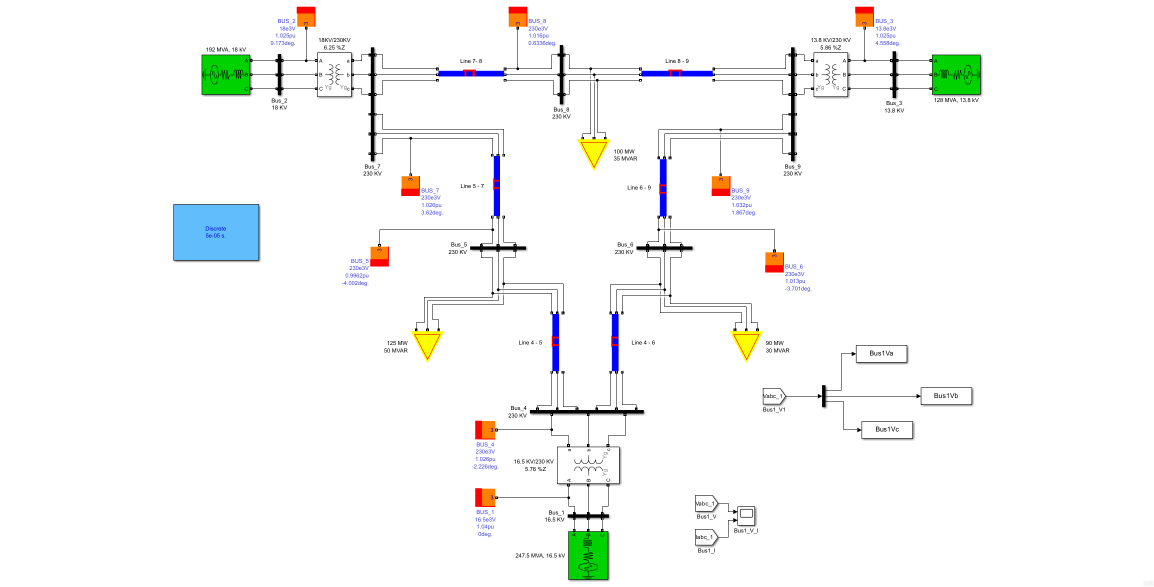
#> input picture src/easy_uiauto/resources/IEEE9.png, 2308 x 1173 px (shown at 1/2 size)
$ python -i visual_segmentation.py   (imports and definitions only)
#> lines starting #> are read from the running program, lines starting #| are printed output that depends on the picture; after the words box and inside, x2 and y2 are one past the last pixel; in counts of white or black regions, pixels touching at a corner belong together
#> further down, picture is the input picture: PIL image 2308x1173 RGB; mean R, G, B 247.1, 248.4, 247.3
"""Fast class-agnostic rectangle detection inside one screen region."""

from __future__ import annotations

import time
from collections import defaultdict
from heapq import heappop, heappush
from pathlib import Path
from tempfile import gettempdir
from uuid import uuid4


# [117 lines left out: functions normalize_screen_rect, capture_rect, _iou, _contains, _candidate, _contour_candidates, not called in this run]


def _candidate_masks(image):
    """Build complementary masks for borders, filled regions, and grouped text strokes."""
    try:
        import cv2
        import numpy
    except ModuleNotFoundError as error:
        raise RuntimeError(
            'Visual rectangle detection requires pip install "easy-uiauto[mcp,vision]"'
        ) from error

    rgb = numpy.array(image.convert("RGB"))
    gray = cv2.cvtColor(rgb, cv2.COLOR_RGB2GRAY)
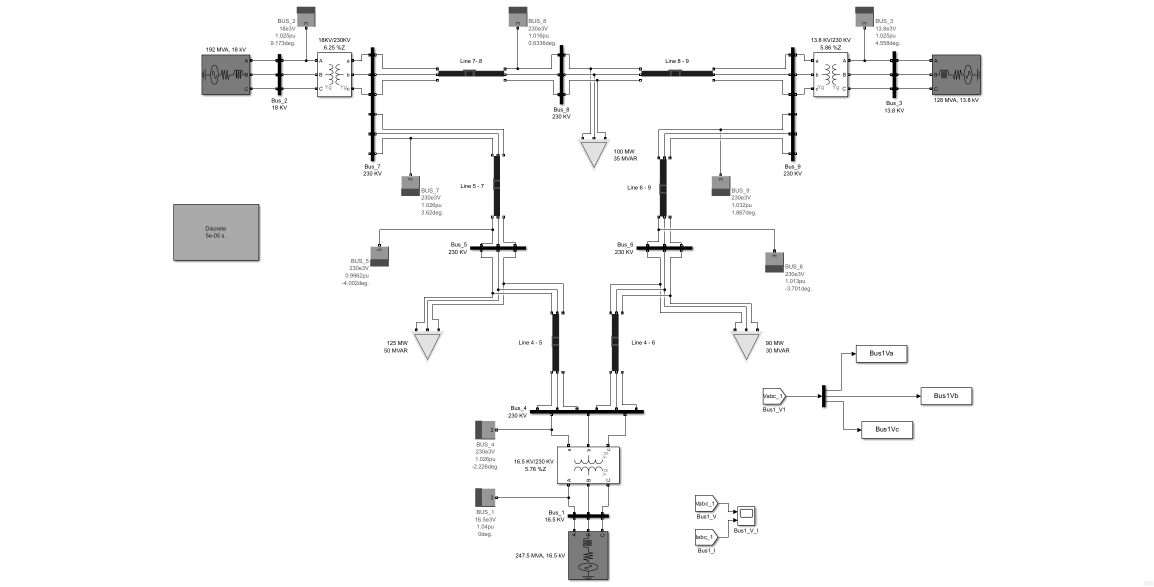
#> gray: shape (1173, 2308) (shown at 1/2 size); min 0, max 255, mean 247.9
    denoised = cv2.GaussianBlur(gray, (3, 3), 0)
    edges = cv2.Canny(denoised, 35, 110)
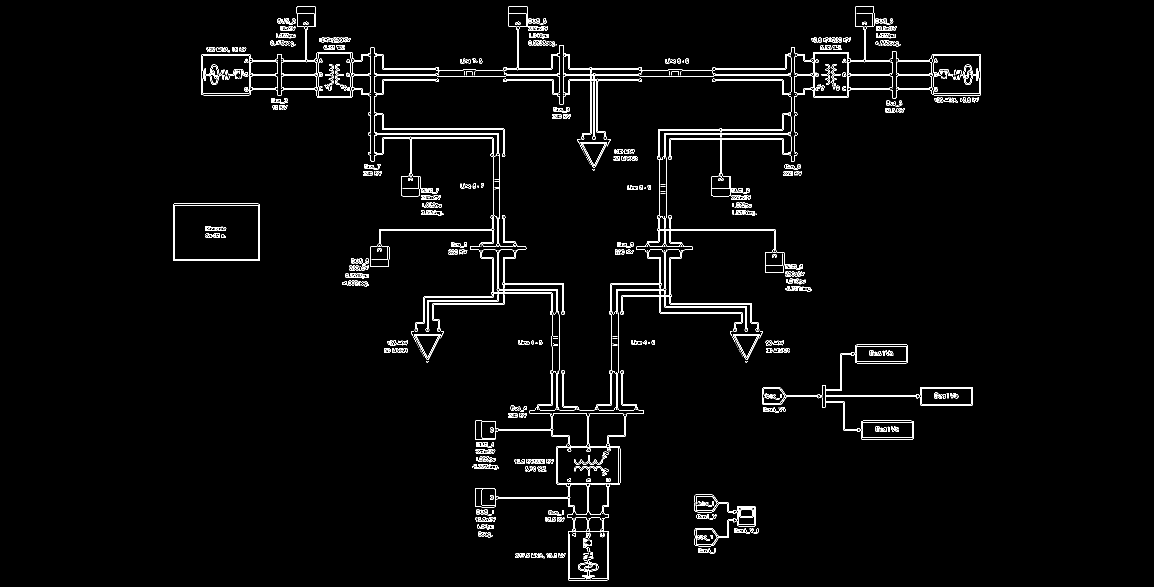
#> edges: shape (1173, 2308) (shown at 1/2 size); 2.2% white in thin lines or dots, all inside (x1, y1, x2, y2) = (346, 13, 1962, 1161)
    outline = cv2.morphologyEx(
        edges,
        cv2.MORPH_CLOSE,
        cv2.getStructuringElement(cv2.MORPH_RECT, (3, 3)),
        iterations=1,
    )
#> outline: shape (1173, 2308); 3.6% white; 117 white regions (5 under 20 px), largest, box (x1, y1, x2, y2) and area: (402, 13, 1962, 1161) 61656, (1525, 689, 1946, 879) 5318, (1389, 989, 1512, 1093) 2644

    text_width = max(3, min(11, image.width // 80))
#> text_width = 11
    grouped = cv2.morphologyEx(
        edges,
        cv2.MORPH_CLOSE,
        cv2.getStructuringElement(cv2.MORPH_RECT, (text_width, 3)),
        iterations=1,
    )
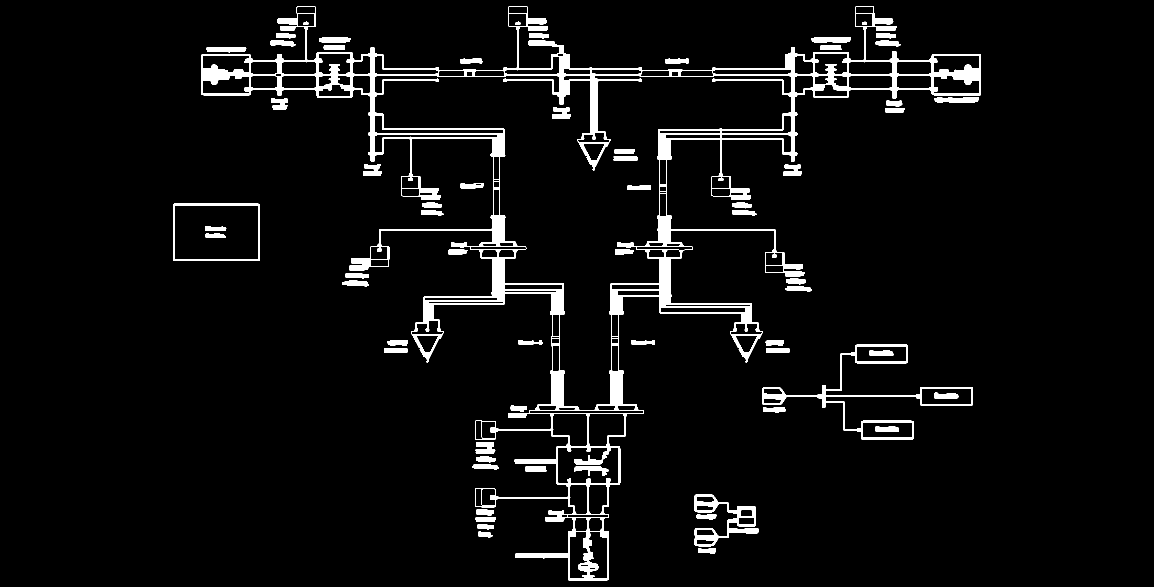
#> grouped: shape (1173, 2308) (shown at 1/2 size); 4.6% white; 64 white regions, largest, box (x1, y1, x2, y2) and area: (402, 13, 1962, 1161) 89156, (1525, 689, 1946, 879) 5829, (1389, 989, 1517, 1093) 3718

    _threshold, dark = cv2.threshold(
        denoised, 0, 255, cv2.THRESH_BINARY_INV | cv2.THRESH_OTSU
    )
#> dark: shape (1173, 2308); 4.3% white; 412 white regions (184 under 20 px), largest, box (x1, y1, x2, y2) and area: (403, 13, 1963, 1161) 74803, (346, 408, 520, 523) 19994, (1525, 690, 1946, 879) 3603
    dark = cv2.morphologyEx(
        dark,
        cv2.MORPH_CLOSE,
        cv2.getStructuringElement(cv2.MORPH_RECT, (text_width, 2)),
        iterations=1,
    )
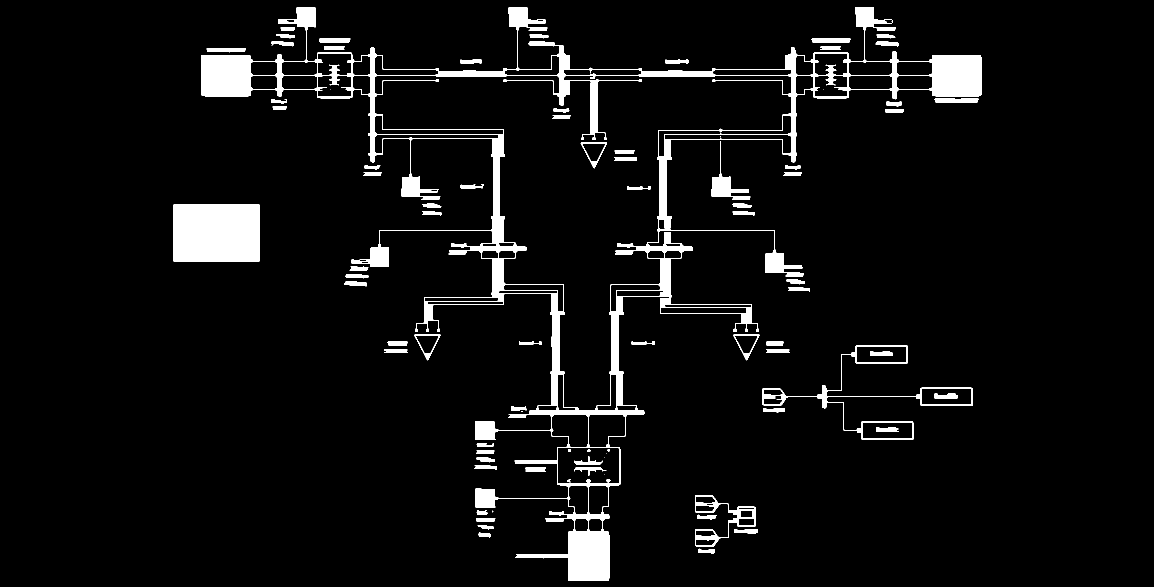
#> dark: shape (1173, 2308) (shown at 1/2 size); 5.3% white; 86 white regions (11 under 20 px), largest, box (x1, y1, x2, y2) and area: (403, 14, 1963, 1162) 95250, (346, 409, 520, 524) 19994, (1525, 691, 1946, 880) 3913

    border_pixels = numpy.concatenate(
        (rgb[0, :, :], rgb[-1, :, :], rgb[:, 0, :], rgb[:, -1, :]), axis=0
    )
    background = numpy.median(border_pixels, axis=0)
#> background = [255, 255, 255]
    color_distance = numpy.max(
        numpy.abs(rgb.astype("int16") - background.astype("int16")), axis=2
    )
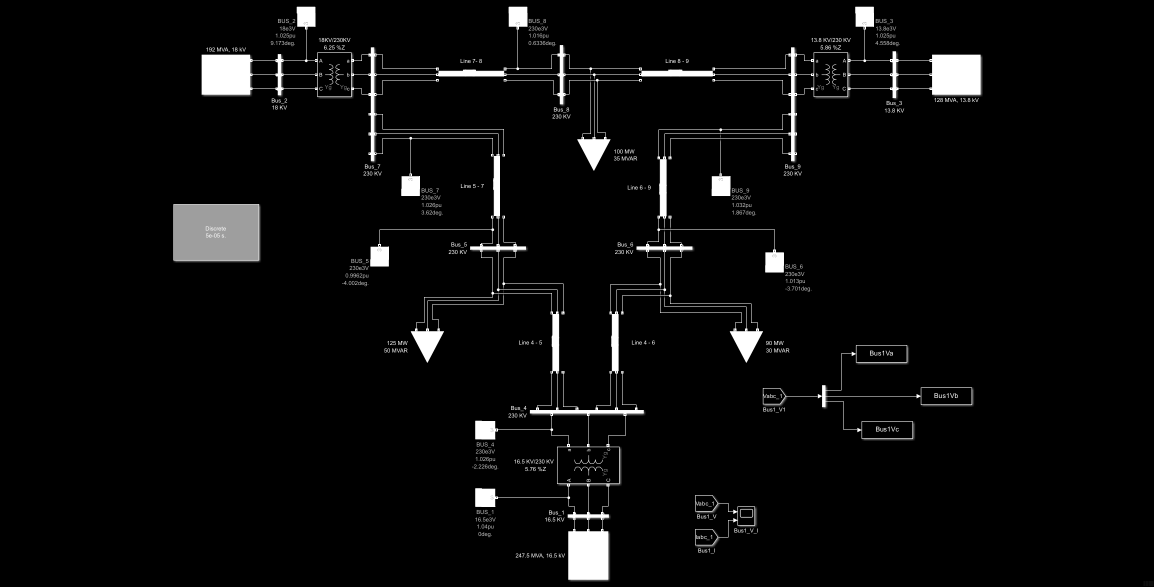
#> color_distance: shape (1173, 2308) int16 (shown at 1/2 size); min 0, max 255, mean 9.8
    foreground = (color_distance >= 6).astype("uint8") * 255
#> foreground: shape (1173, 2308); 5.1% white; 377 white regions (63 under 20 px), largest, box (x1, y1, x2, y2) and area: (403, 13, 1966, 1164) 90514, (346, 408, 523, 526) 20870, (1525, 690, 1949, 882) 5450
    foreground = cv2.morphologyEx(
        foreground,
        cv2.MORPH_CLOSE,
        cv2.getStructuringElement(cv2.MORPH_RECT, (3, 3)),
        iterations=1,
    )
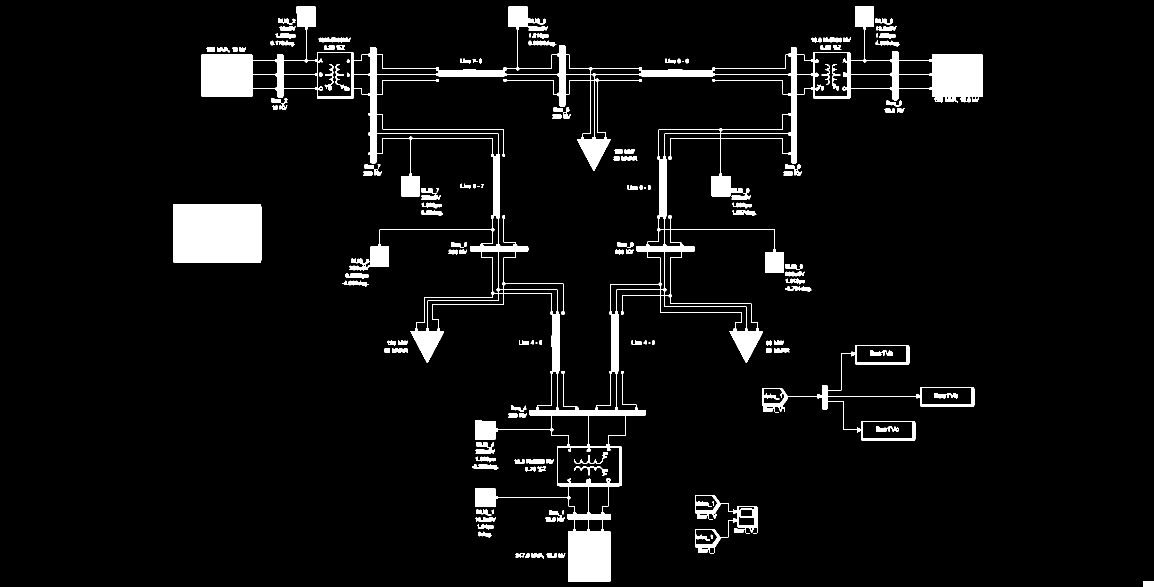
#> foreground: shape (1173, 2308) (shown at 1/2 size); 5.4% white; 140 white regions (13 under 20 px), largest, box (x1, y1, x2, y2) and area: (403, 13, 1966, 1164) 93399, (346, 408, 523, 526) 20870, (1525, 690, 1949, 882) 5719
    return (
        (foreground, "background-difference"),
        (outline, "outline"),
        (grouped, "grouped-edge"),
        (dark, "dark-region"),
    )


# [71 lines left out: functions _merge_candidates, _remove_internal_fragments, _assign_hierarchy, not called in this run]


def _overlap(first_start: int, first_end: int, second_start: int, second_end: int) -> int:
    return max(0, min(first_end, second_end) - max(first_start, second_start))


# [14 lines left out: functions _axis_overlap_ratio, _center, not called in this run]


def _horizontal_alignment_tolerance(first: dict, second: dict) -> int:
    return max(3, round(min(first["height"], second["height"]) * 0.35))


def _vertical_alignment_tolerance(first: dict, second: dict) -> int:
    return max(4, round(min(first["width"], second["width"]) * 0.2))


# [394 lines left out: functions _relation, _layout_graph, _components, _group_signature, _attach_vertical_singletons, _layout_groups and 5 more, not called in this run]

>>> from PIL import Image
>>> picture = Image.open('../resources/IEEE9.png')
>>> result = _candidate_masks(picture)
